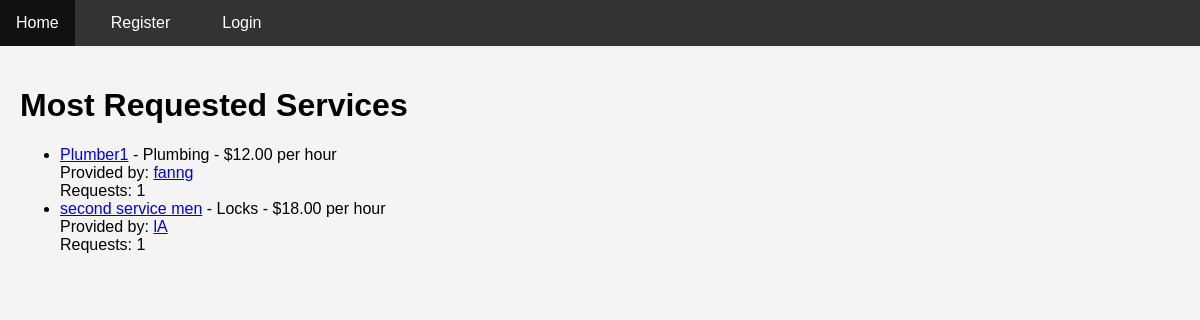
Screenshot of /services/most_requested/ with the database file from the repository.
### services/models.py (models this page shows, shortened)
class Service(models.Model):
    FIELD_CHOICES = (
        ('Air Conditioner', 'Air Conditioner'),
        ('Carpentry', 'Carpentry'),
        ('Electricity', 'Electricity'),
        ('Gardening', 'Gardening'),
        ('Home Machines', 'Home Machines'),
        ('Housekeeping', 'Housekeeping'),
        ('Interior Design', 'Interior Design'),
        ('Locks', 'Locks'),
        ('Painting', 'Painting'),
        ('Plumbing', 'Plumbing'),
        ('Water Heaters', 'Water Heaters'),
    )
    company = models.ForeignKey(Company, on_delete=models.CASCADE)
    name = models.CharField(max_length=40)
    description = models.TextField()
    price_hour = models.DecimalField(decimal_places=2, max_digits=5, validators=[MinValueValidator(0.00)])
    rating = models.IntegerField(validators=[MinValueValidator(0), MaxValueValidator(5)], default=0)
    field = models.CharField(max_length=30, choices=FIELD_CHOICES)
    date_created = models.DateTimeField(auto_now_add=True)

### users/models.py (models this page shows, shortened)
class Company(models.Model):
    FIELD_CHOICES = (
        ('Air Conditioner', 'Air Conditioner'),
        ('All in One', 'All in One'),
        ('Carpentry', 'Carpentry'),
        ('Electricity', 'Electricity'),
        ('Gardening', 'Gardening'),
        ('Home Machines', 'Home Machines'),
        ('Housekeeping', 'Housekeeping'),
        ('Interior Design', 'Interior Design'),
        ('Locks', 'Locks'),
        ('Painting', 'Painting'),
        ('Plumbing', 'Plumbing'),
        ('Water Heaters', 'Water Heaters'),
    )
    user = models.OneToOneField(User, on_delete=models.CASCADE, primary_key=True)
    name = models.CharField(max_length=100, default='unknown')
    field = models.CharField(max_length=70, choices=FIELD_CHOICES, blank=False, null=False)
    rating = models.IntegerField(validators=[MaxValueValidator(5), MinValueValidator(0)], default=0)
    profile_image = models.ImageField(upload_to='company_images/', blank=True, null=True)

class User(AbstractUser):
    is_company = models.BooleanField(default=False)
    is_customer = models.BooleanField(default=False)
    email = models.EmailField(unique=True)  # Ensure email is unique and correctly set up

### services/views.py (the view)
# urls.py: path('most_requested/', v.most_requested_services, name='most_requested_services'),
def most_requested_services(request):
    services = Service.objects.annotate(request_count=Count('servicerequest')).filter(request_count__gt=0).order_by('-request_count')[:10]
    return render(request, 'services/most_requested_services.html', {'services': services})

### services/templates/services/most_requested_services.html (shortened to what this page needs)
{% extends 'main/base.html' %}
{% block content %}
    <h1>Most Requested Services</h1>
    <ul>
        {% for service in services %}
            <li>
                <a href="{% url 'services:service_detail' service.id %}">{{ service.name }}</a>
                - {{ service.field }} - ${{ service.price_hour }} per hour
                <br>
                Provided by: <a href="{% url 'users:company_profile' username=service.company.user.username %}">{{ service.company.user.username }}</a>
                <br>
                Requests: {{ service.request_count }}
            </li>
        {% endfor %}
    </ul>
{% endblock %}

### static/css/style.css (style rules this page uses)
body { font-family: Arial, sans-serif; margin: 0; padding: 0; background-color: #f4f4f4; }

### rows the page displays
Service: name "Plumber1", field "Plumbing", price_hour "12.00", company.user.username "fanng", request_count "1"
Service: name "second service men", field "Locks", price_hour "18.00", company.user.username "lA", request_count "1"
